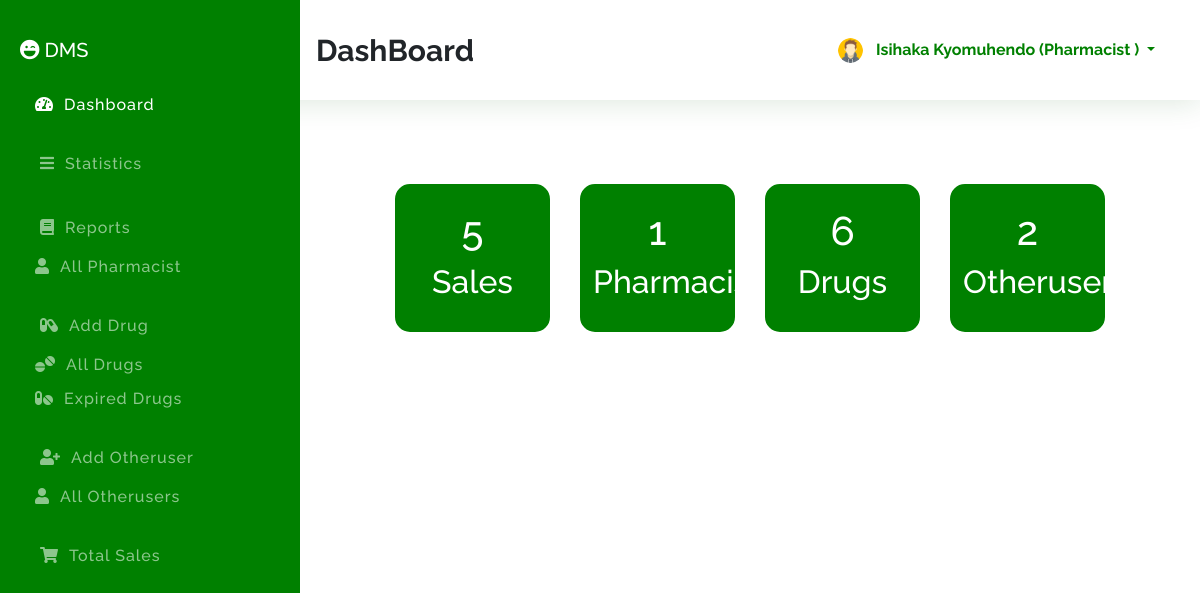
The app's page /index.php (signed in) with its own data.
### tables this page shows
CREATE TABLE `pharmacists` (
  `id` int(11) NOT NULL,
  `fname` varchar(100) NOT NULL,
  `lname` varchar(100) NOT NULL,
  `email` varchar(100) NOT NULL,
  `phone` varchar(100) NOT NULL,
  `password` varchar(100) NOT NULL,
  `role` varchar(100) NOT NULL DEFAULT 'pharmacist',
  `avatar` varchar(100) NOT NULL DEFAULT 'avatar.png'
);

### index.php (the view, shortened to what this page needs)
<?php
$sessionId = $_SESSION['id'] ?? '';
$sessionRole = $_SESSION['role'] ?? '';
$connection = mysqli_connect(DB_HOST, DB_USER, DB_PASSWORD, DB_NAME);
$id = $_REQUEST['id'] ?? 'dashboard';
$action = $_REQUEST['action'] ?? '';
?>
<!DOCTYPE html>
<html lang="en">
<head>
    <link rel="stylesheet" href="assets/css/bootstrap.min.css">
    <link rel="stylesheet" href="assets/css/all.min.css">
    <link rel="stylesheet" href="assets/css/style.css">
</head>
<body">
    <section class="topber">
        <div class="topber__title">
            <span class="topber__title--text">
                <?php
                if ('dashboard' == $id) {
                    echo "DashBoard";
                }elseif ('statistics' == $id) {
                    echo "Statistics";
                }elseif ('reports' == $id) {
                    echo "Reports";
                }  elseif ('addPharmacist' == $id) {
                    echo "Add Pharmacist";
                } elseif ('allPharmacist' == $id) {
                    echo "Pharmacists";
                } elseif ('sellDrug' == $action) {
                    echo "Sell Drug";
                }elseif ('addDrug' == $id) {
                    echo "Add Drug";
                } elseif ('allDrug' == $id) {
                    echo "Drugs";
                } elseif ('expiredDrug' == $id) {
                    echo "Expired Drugs";
                } elseif ('addSalesman' == $id) {
                    echo "Add OtherUser";
                } elseif ('allSalesman' == $id) {
                    echo "Otherusers";
                } elseif ('userProfile' == $id) {
                    echo "Your Profile";
                } elseif ('editPharmacist' == $action) {
                    echo "Edit Pharmacist";
                } elseif ('editDrug' == $action) {
                    echo "Edit Drug";
                } elseif ('viewDrug' == $action) {
                    echo "View Drug";
                } elseif ('editSalesman' == $action) {
                    echo "Edit Otheruser";
                }elseif ('sales' == $id) {
                    echo "Sales";
                }
                ?>
            </span>
        </div>
        <div class="topber__profile">
            <?php
            $query = "SELECT * FROM {$sessionRole}s WHERE id='$sessionId'";
            $result = mysqli_query($connection, $query);
            if ($data = mysqli_fetch_assoc($result)) {
                $fname = $data['fname'];
                $lname = $data['lname'];
                $role = $data['role'];
                $avatar = $data['avatar'];
                ?>
            <img src="assets/img/<?php echo "$avatar"; ?>" height="25" width="25" class="rounded-circle" alt="profile">
            <div class="dropdown">
                <button class="btn dropdown-toggle" type="button" id="dropdownMenuButton" data-toggle="dropdown"
                    aria-haspopup="true" aria-expanded="false">
                    <?php
                                        if ($role == 'salesman') {
                                            echo "$fname $lname (" . $title . " )";
                                        } elseif ($role == 'admin') {
                                            echo "$fname $lname (Systems Admin)";
                                        } else {
                                            echo "$fname $lname (" . ucwords($role) . " )";
                                        }
            }
            ?>
                </button>
            </div>
        </div>
    </section>
    <section id="sideber" class="sideber">
        <ul class="sideber__ber">
            <h3 class="sideber__panel"><i id="left" class="fas fa-laugh-wink"></i> DMS</h3>
            <li id="left" class="sideber__item<?php if ('dashboard' == $id) {
                echo " active";
            } ?>">
                <a href="index.php?id=dashboard"><i id="left" class="fas fa-tachometer-alt"></i>Dashboard</a>
            </li>
            <li id="left" class="sideber__item sideber__item--modify<?php if ('statistics' == $id) {
                                    echo " active";
                                } ?>">
                <a href="index.php?id=statistics"><i id="left" class="fas fa-bars"></i></i>Statistics</a>
            </li>
            <li id="left" class="sideber__item sideber__item--modify<?php if ('reports' == $id) {
                                    echo " active";
                                } ?>">
                <a href="index.php?id=reports"><i id="left" class="fas fa-book"></i></i>Reports</a>
            </li>
            <li id="left" class="sideber__item<?php if ('allPharmacist' == $id) {
                echo " active";
            } ?>">
                <a href="index.php?id=allPharmacist"><i id="left" class="fas fa-user"></i>All Pharmacist</a>
            </li>
            <?php if ('admin' == $sessionRole || 'pharmacist' == $sessionRole) { ?>
            <li id="left" class="sideber__item sideber__item--modify<?php if ('addDrug' == $id) {
                                    echo " active";
                                } ?>">
                <a href="index.php?id=addDrug"><i id="left" class="fas fa-capsules"></i></i>Add
                    Drug</a>
            </li>
            <?php } ?>
            <li id="left" class="sideber__item<?php if ('allDrug' == $id) {
                echo " active";
            } ?>">
                <a href="index.php?id=allDrug"><i id="left" class="fas fa-tablets"></i>All Drugs</a>
            </li>
            <li id="left" class="sideber__item<?php if ('expiredDrug' == $id) {
                echo " active";
            } ?>">
                <a href="index.php?id=expiredDrug"><i id="left" class="fas fa-pills"></i>Expired Drugs</a>
            </li>
            <?php if ('admin' == $sessionRole || 'pharmacist' == $sessionRole) { ?>
            <li id="left" class="sideber__item sideber__item--modify<?php if ('addSalesman' == $id) {
                                    echo " active";
                                } ?>">
                <a href="index.php?id=addSalesman"><i id="left" class="fas fa-user-plus"></i>Add Otheruser</a>
            </li>
            <?php } ?>
            <li id="left" class="sideber__item<?php if ('allSalesman' == $id) {
                echo " active";
            } ?>">
                <a href="index.php?id=allSalesman"><i id="left" class="fas fa-user"></i>All Otherusers</a>
            </li>
            <?php if ('admin' == $sessionRole || 'pharmacist' == $sessionRole) { ?>
            <li id="left" class="sideber__item sideber__item--modify<?php if ('sales' == $id) {
                                    echo " active";
                                } ?>">
                <a href="index.php?id=sales"><i id="left" class="fas fa-shopping-cart"></i>Total Sales</a>
            </li>
            <?php
            } ?>
        </ul>
    </section>
    <section class="main">
        <div class="container">
            <?php if ('dashboard' == $id) { ?>
            <div class="dashboard p-5">
                <div class="total">
                    <div class="row">
                        <?php if($sessionRole=='admin'|| $sessionRole=='pharmacist'){?>
                        <div class="col-3">
                            <div class="total__box text-center">
                                <h1>
                                    <?php
                                                        $query = "SELECT COUNT(*) totalSale FROM sale;";
                                                        $result = mysqli_query($connection, $query);
                                                        $totalSales = mysqli_fetch_assoc($result);
                                                        echo $totalSales['totalSale'];
                                                        ?>
                                </h1>
                                <h2> Sales</h2>
                            </div>
                        </div>
                        <?php }
                        ?>
                        <div class="col-3">
                            <div class="total__box text-center">
                                <h1>
                                    <?php
                                                        $query = "SELECT COUNT(*) totalPharmacist FROM pharmacists;";
                                                        $result = mysqli_query($connection, $query);
                                                        $totalPharmacist = mysqli_fetch_assoc($result);
                                                        echo $totalPharmacist['totalPharmacist'];
                                                        ?>
                                </h1>
                                <h2>Pharmacists</h2>
                            </div>
                        </div>
                        <div class="col-3">
                            <div class="total__box text-center">
                                <h1>
                                    <?php
                                                        $query = "SELECT COUNT(*) totalDrug FROM drugs;";
                                                        $result = mysqli_query($connection, $query);
                                                        $totalPharmacist = mysqli_fetch_assoc($result);
                                                        echo $totalPharmacist['totalDrug'];
                                                        ?>
                                </h1>
                                <h2>Drugs</h2>
                            </div>
                        </div>
                        <div class="col-3">
                            <div class="total__box text-center">
                                <h1>
                                    <?php
                                        $query = "SELECT COUNT(*) totalSalesman FROM salesmans;";
                                        $result = mysqli_query($connection, $query);
                                        $totalSalesman = mysqli_fetch_assoc($result);
                                        echo $totalSalesman['totalSalesman'];
                                        ?>
                                </h1>
                                <h2>Otherusers</h2>
                            </div>
                        </div>
                    </div>
                </div>
            </div>
            <?php } ?>
        </div>
    </section>
    </body>
</html>

### assets/css/style.css (style rules this page uses)
*, *::before, *::after { margin: 0; padding: 0; -webkit-box-sizing: border-box; box-sizing: border-box; }
a { text-decoration: none !important; }
.topber { position: fixed; width: 100%; top: 0; left: 0; padding-left: 300px; right: 0; z-index: 999; -webkit-box-shadow: 0 0.15rem 1.75rem 0 rgba(23, 107, 41, 0.15); box-shadow: 0 0.15rem 1.75rem 0 rgba(20, 95, 24, 0.15); background-color: #fff; }
.topber__title { height: 12.5vh; float: left; display: -webkit-box; display: -ms-flexbox; display: flex; -webkit-box-orient: horizontal; -webkit-box-direction: normal; -ms-flex-direction: row; flex-direction: row; -webkit-box-align: center; -ms-flex-align: center; align-items: center; padding-left: 1rem; }
.topber__title--text { font-size: 30px; font-weight: bold; }
.topber__profile { height: 12.5vh; float: right; padding-right: 10px; display: -webkit-box; display: -ms-flexbox; display: flex; -webkit-box-orient: horizontal; -webkit-box-direction: normal; -ms-flex-direction: row; flex-direction: row; -webkit-box-align: center; -ms-flex-align: center; align-items: center; padding: 2rem; }
.topber__profile button { color: #008000; line-height: 10px; font-weight: bold; }
.sideber { position: fixed; top: 0; overflow-y: auto; left: 0; bottom: 0; width: 300px; height: 100vh; padding: 40px 20px 20px 20px; background-color: #008000; background-image: -webkit-gradient(linear, left top, left bottom, color-stop(10%, #008000), to(#008000)); background-image: linear-gradient(180deg, #008000 10%, #008000 10%); background-size: cover; -webkit-transition: left 0.5s ease; transition: left 0.5s ease; z-index: 999; }
.sideber__ber { list-style: none; }
.sideber__panel { font-size: 20px; color: #fff; line-height: 1.2rem; padding-bottom: 20px; }
.sideber__panel i { color: #fff; }
.sideber__item { padding: 5px; }
.sideber__item a { color: rgba(255, 255, 255, 0.55); font-size: 16px; letter-spacing: 1px; font-weight: 500; }
.sideber__item a i { color: rgba(255, 255, 255, 0.55); padding: 0 10px; }
.sideber__item:hover a, .sideber__item.active a, .sideber__item.active i, .sideber__item:hover i { color: #fff; -webkit-transition: 0.3s ease; transition: 0.3s ease; }
.sideber__item--modify { padding: 30px 10px 10px 10px; }
.main { margin-left: 300px; margin-top: 10vh; padding: 2rem; }
.main .dashboard { display: block; }
.main .dashboard .total__box { border: 3px solid #008000; padding: 20px 10px; background-color: #008000; color: white; -webkit-transition: 0.3s ease; transition: 0.3s ease; cursor: pointer; border-radius: 15px; }

### records on screen
pharmacists: avatar (placeholder picture), fname "Isihaka", lname "Kyomuhendo", role "Pharmacist"

### other values on screen
$totalSales['totalSale'] "5"
$totalPharmacist['totalPharmacist'] "1"
$totalPharmacist['totalDrug'] "6"
$totalSalesman['totalSalesman'] "2"
